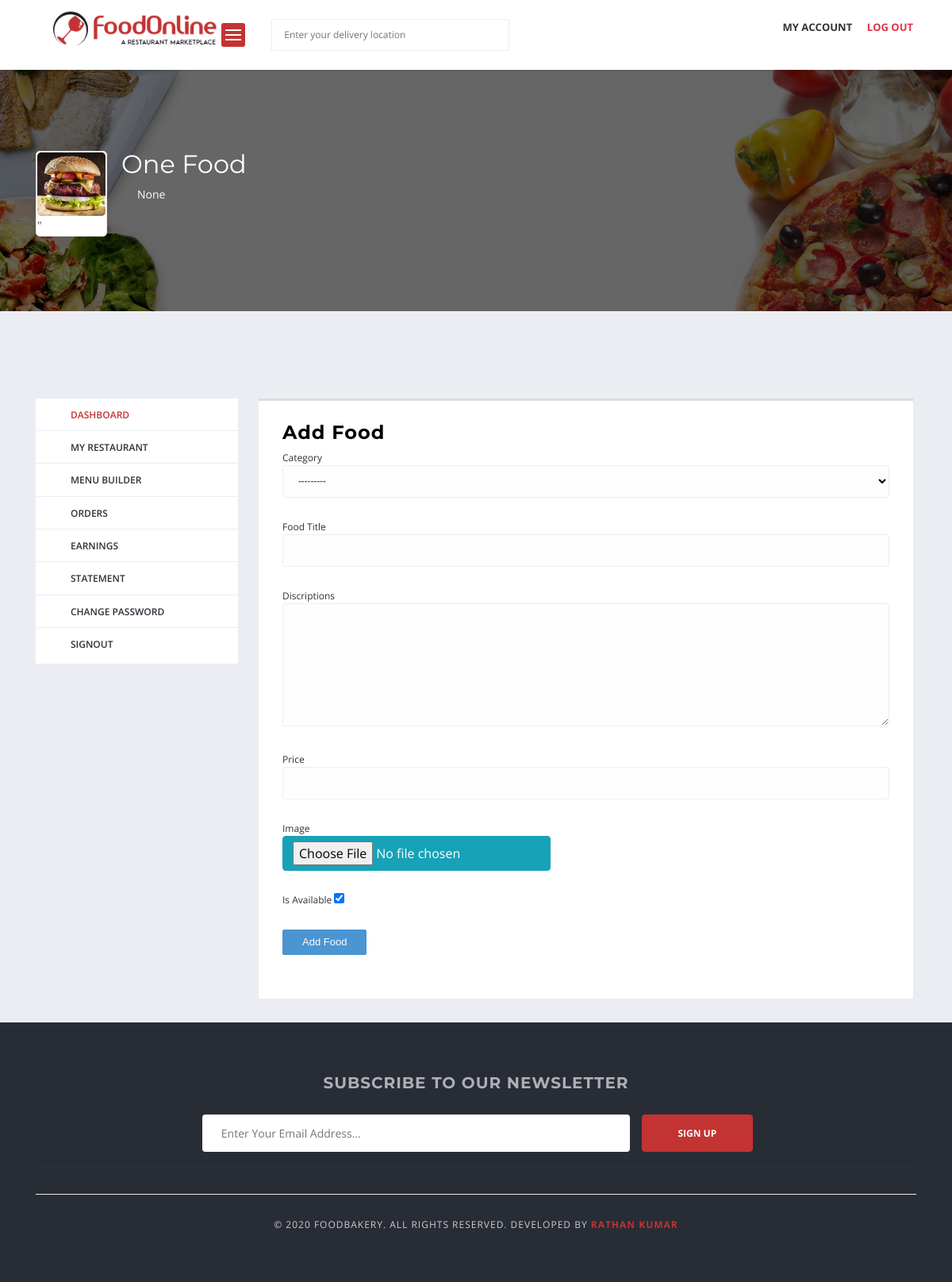
The page /vendor/menue_builder/food/add/ (signed in) on the database as committed earlier.
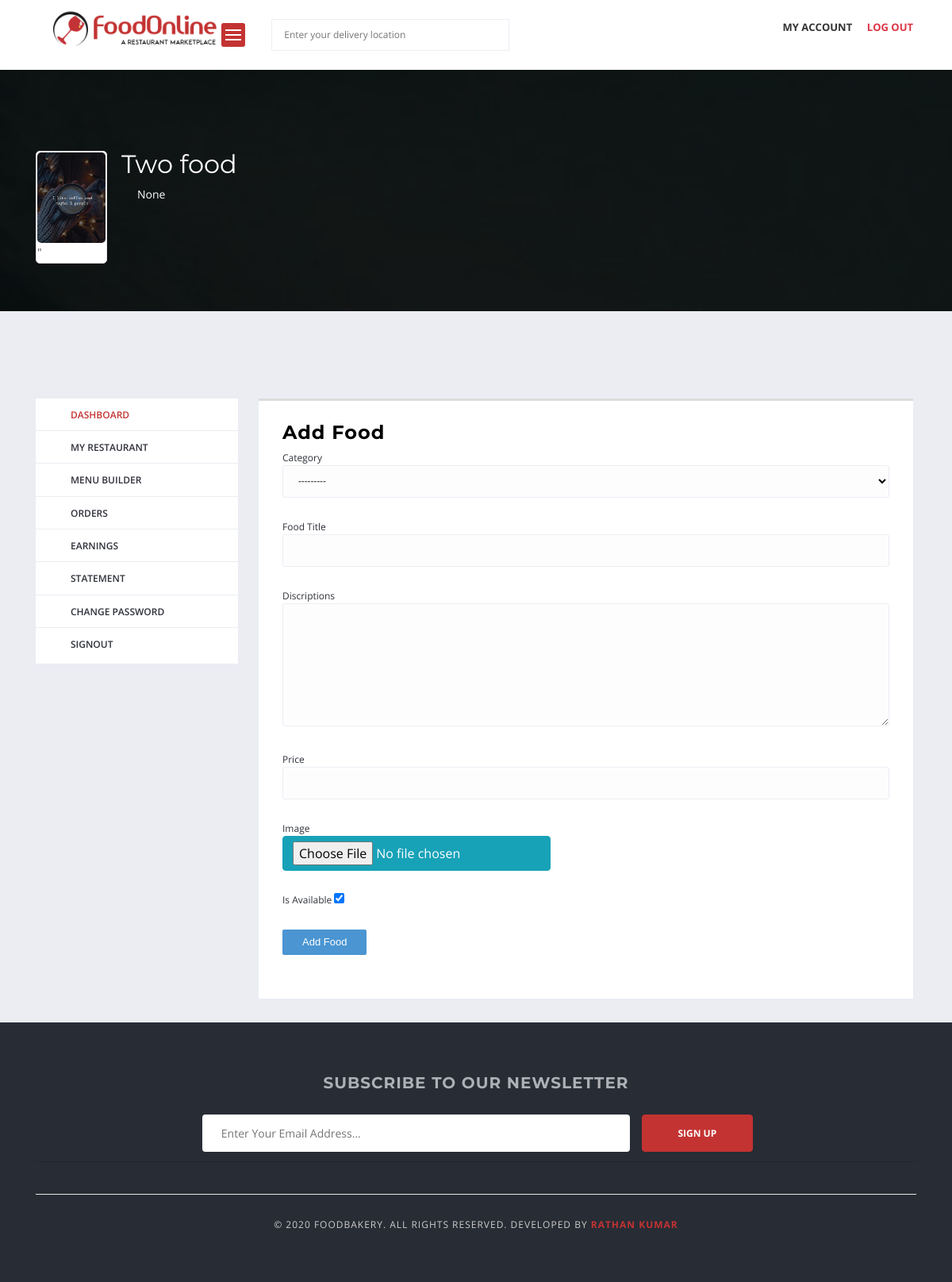
The same page on the database as committed later.
### vendor/models.py (models this page shows, shortened)
class Vendor(models.Model):
    vendor_user=models.OneToOneField(User, related_name='vendor_user',
                              on_delete=models.CASCADE)
    vendor_user_profile=models.OneToOneField(UserProfile,related_name='vendor_user_profile',
                                      on_delete=models.CASCADE)
    vendor_name=models.CharField(max_length=50)
    vendor_license=models.ImageField(upload_to='vendor/license')
    is_approved=models.BooleanField(default=False)
    created_at=models.DateTimeField(auto_now_add=True)
    modified_at=models.DateTimeField(auto_now=True)

### accounts/models.py (models this page shows, shortened)
class UserProfile(models.Model):
    user= models.OneToOneField(User, on_delete=models.CASCADE, related_name='user')
    profile_picture=models.ImageField(upload_to='user/profile_picture',blank=True,null=True)
    cover_photo=models.ImageField(upload_to='user/cover_picture',blank=True,null=True)
    address=models.CharField(max_length=500,blank=True,null=True)
    country=models.CharField(max_length=50, blank=True,null=True)
    state=models.CharField(max_length=50, blank=True,null=True)
    city=models.CharField(max_length=50, blank=True,null=True)
    pin_code=models.CharField(max_length=10, blank=True,null=True)
    latitude=models.CharField(max_length=50, blank=True,null=True)
    longitute=models.CharField(max_length=50, blank=True,null=True)
    created_at=models.DateTimeField(auto_now_add=True)
    modify_at=models.DateTimeField(auto_now=True)

### vendor/views.py (the view)
# urls.py: path('menue_builder/food/add/', views.add_food, name='add_food'),
def add_food(request):
    if request.method=='POST':
        form = FoodItem_form(request.POST, request.FILES)
        if form.is_valid():
            food_title=form.cleaned_data['food_title']
            food=form.save(commit=False)
            food.vendor=get_vendor(request)
            food.slug=slugify(food_title)
            form.save()
            return redirect('food_items_by_category', food.category.pk)
        else:
            print(form.errors)
    else:
        form=FoodItem_form()
        form.fields['category'].queryset=Category.objects.filter(vendor=get_vendor(request))
    context={
        'form':form,
    }
    return render(request, 'vendor/add_food.html', context)

### menu/forms.py
class FoodItem_form(forms.ModelForm):
    image=forms.FileField(widget=forms.FileInput(attrs={'class':'btn btn-info'}),validators=[allow_only_image])
    class Meta:
        model=FoodItem
        fields=['category','food_title','description','price','image','is_available']

### accounts/context_processors.py (called while the page is built)
def get_vendor(request):
    try:
        vendor=Vendor.objects.get(vendor_user=request.user)
    except:
        vendor=None
    return dict(vendor=vendor)

### vendor/views.py (called while the page is built)
def get_vendor(request):
    vendor=Vendor.objects.get(vendor_user=request.user)
    return vendor

### templates/vendor/add_food.html (shortened to what this page needs)
{% extends 'base.html' %}
{% load static %}
{% block content %}
<div class="main-section">
    {% include 'includes/cover.html' %}
     <div class="page-section account-header buyer-logged-in">
         <div class="container">
             <div class="row">
                 <div class="col-lg-3 col-md-3 col-sm-12 col-xs-12">
                    {% include 'includes/v_sidebar.html' %}
                 </div>
                 <div class="col-lg-9 col-md-9 col-sm-12 col-xs-12">
                     <div class="user-dashboard loader-holder">
                         <div class="user-holder">
                            <h2>Add Food</h2>
                           <form  action="{% url 'add_food' %}" method="POST" enctype="multipart/form-data">
                            <div class="form-fields-set">
                                <div class="row">
                                    <div class="col-lg-12 col-md-12 col-sm-12">
                                        <div class="field-holder">
                                            <label>Category</lebel>
                                                {{form.category}}
                                            </div>
                                    </div>
                                    <div class="col-lg-12 col-md-12 col-sm-12">
                                        <div class="field-holder">
                                            <label>Food Title</lebel>
                                                {{form.food_title}}
                                            </div>
                                    </div>
                                    <div class="col-lg-12 col-md-12 col-sm-12">
                                        <div class="field-holder">
                                            <label>Discriptions</lebel>
                                                {{form.description}}
                                            </div>
                                    </div>
                                    <div class="col-lg-12 col-md-12 col-sm-12">
                                        <div class="field-holder">
                                            <label>Price</lebel>
                                                {{form.price}}
                                            </div>
                                    </div>
                                    <div class="col-lg-6 col-md-6 col-sm-12">
                                        <div class="field-holder">
                                            <label>Image</lebel>
                                                {{form.image}}
                                            </div>
                                    </div>
                                    <div class="col-lg-12 col-md-12 col-sm-12">
                                        <div class="field-holder">
                                            <label>Is Available</lebel>
                                                {{form.is_available}}
                                            </div>
                                    </div>
                                </div>
                            </div>
                            <div class="field-holder">
                                <div class="payment-holder input-button-loader">
                                    <input  type="submit" value="Add Food" >
                                </div>
                            </div>
                           </form>
                         </div>
                     </div>
                 </div>
             </div>
         </div>
     </div>
 </div>
{% endblock content %}

### templates/includes/cover.html
{% load static %}
<div class="page-section restaurant-detail-image-section" style=" background: url({% if vendor.vendor_user_profile.cover_photo %}{{ vendor.vendor_user_profile.cover_photo.url }} {% else %}{% static 'images/de_cover.jpg' %} {% endif %} ) no-repeat scroll 0 0 / cover;">
    <div class="container">
        <div class="row">
            <div class="col-lg-12 col-md-12 col-sm-12 col-xs-12">
                <div class="company-info-detail">
                    <div class="company-info">
                        <div class="img-holder">
                            <figure>
                                {% if vendor.vendor_user_profile.profile_picture %}
                                <img src="{{ vendor.vendor_user_profile.profile_picture.url }}"alt="">
                                {% else %}
                                {% static 'images/de_cover.jpg' %}
                                 {% endif %}"
                            </figure>
                        </div>
                        <div class="text-holder">
                            <span class="restaurant-title">{{vendor.vendor_name}}</span>
                            <div class="text">
                                <i class="icon-location"></i>
                                <p>{{vendor.vendor_user_profile.address}}</p>
                            </div>
                        </div>
                    </div>
                </div>
            </div>
        </div>
    </div>
</div>

Rows that differ between the two databases and show on the page:
changed Vendor "None": vendor_user_profile.cover_photo: a different picture; vendor_user_profile.profile_picture: picture added in place of a placeholder; vendor_name "One Food" → "Two food"
